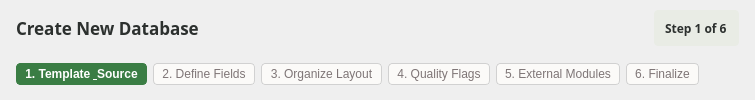
    <widget class="QFrame" name="frame_header">
     <property name="styleSheet">
      <string notr="true">
       QFrame#frame_header {
         background-color: #f2f5f1;
         border-bottom: 1px solid #d1d1d1;
       }
      </string>
     </property>
     <layout class="QVBoxLayout" name="header_layout">
      <property name="spacing">
       <number>8</number>
      </property>
      <property name="leftMargin">
       <number>16</number>
      </property>
      <property name="topMargin">
       <number>10</number>
      </property>
      <property name="rightMargin">
       <number>16</number>
      </property>
      <property name="bottomMargin">
       <number>10</number>
      </property>
      <!-- Title Row -->
      <item>
       <layout class="QHBoxLayout" name="title_row">
        <item>
         <widget class="QLabel" name="lbl_wizard_title">
          <property name="font">
           <font>
            <family>Lora</family>
            <pointsize>13</pointsize>
            <bold>true</bold>
           </font>
          </property>
          <property name="styleSheet">
           <string notr="true">color: #2c302e; border: none;</string>
          </property>
          <property name="text">
           <string>Create New Database</string>
          </property>
         </widget>
        </item>
        <item>
         <spacer name="spacer_title_row">
          <property name="orientation">
           <enum>Qt::Horizontal</enum>
          </property>
          <property name="sizeHint" stdset="0">
           <size>
            <width>40</width>
            <height>20</height>
           </size>
          </property>
         </spacer>
        </item>
        <item>
         <widget class="QLabel" name="lbl_step_indicator">
          <property name="font">
           <font>
            <family>Hanken Grotesk</family>
            <pointsize>9</pointsize>
            <bold>true</bold>
           </font>
          </property>
          <property name="styleSheet">
           <string notr="true">
            background-color: #e9ece5;
            color: #2c302e;
            border-radius: 4px;
            padding: 3px 8px;
           </string>
          </property>
          <property name="text">
           <string>Step 1 of 6</string>
          </property>
         </widget>
        </item>
       </layout>
      </item>
      <!-- Stepper Nodes Row -->
      <item>
       <widget class="QFrame" name="frame_stepper">
        <property name="styleSheet">
         <string notr="true">background: transparent; border: none;</string>
        </property>
        <layout class="QHBoxLayout" name="stepper_layout">
         <property name="spacing">
          <number>6</number>
         </property>
         <property name="leftMargin">
          <number>0</number>
         </property>
         <property name="topMargin">
          <number>4</number>
         </property>
         <property name="rightMargin">
          <number>0</number>
         </property>
         <property name="bottomMargin">
          <number>0</number>
         </property>
         <item>
          <widget class="QPushButton" name="btn_step_1">
           <property name="cursor">
            <cursorShape>PointingHandCursor</cursorShape>
           </property>
           <property name="styleSheet">
            <string notr="true">
             QPushButton {
               background-color: #3a7d44;
               color: #ffffff;
               border: 1px solid #3a7d44;
               border-radius: 4px;
               padding: 3px 8px;
               font-weight: bold;
             }
            </string>
           </property>
           <property name="text">
            <string>1. Template &amp; Source</string>
           </property>
          </widget>
         </item>
         <item>
          <widget class="QPushButton" name="btn_step_2">
           <property name="cursor">
            <cursorShape>PointingHandCursor</cursorShape>
           </property>
           <property name="styleSheet">
            <string notr="true">
             QPushButton {
               background-color: #fbfaf8;
               color: #7e7576;
               border: 1px solid #d1d1d1;
               border-radius: 4px;
               padding: 3px 8px;
             }
            </string>
           </property>
           <property name="text">
            <string>2. Define Fields</string>
           </property>
          </widget>
         </item>
         <item>
          <widget class="QPushButton" name="btn_step_3">
           <property name="cursor">
            <cursorShape>PointingHandCursor</cursorShape>
           </property>
           <property name="styleSheet">
            <string notr="true">
             QPushButton {
               background-color: #fbfaf8;
               color: #7e7576;
               border: 1px solid #d1d1d1;
               border-radius: 4px;
               padding: 3px 8px;
             }
            </string>
           </property>
           <property name="text">
            <string>3. Organize Layout</string>
           </property>
          </widget>
         </item>
         <item>
          <widget class="QPushButton" name="btn_step_4">
           <property name="cursor">
            <cursorShape>PointingHandCursor</cursorShape>
           </property>
           <property name="styleSheet">
            <string notr="true">
             QPushButton {
               background-color: #fbfaf8;
               color: #7e7576;
               border: 1px solid #d1d1d1;
               border-radius: 4px;
               padding: 3px 8px;
             }
            </string>
           </property>
           <property name="text">
            <string>4. Quality Flags</string>
           </property>
          </widget>
         </item>
         <item>
          <widget class="QPushButton" name="btn_step_5">
           <property name="cursor">
            <cursorShape>PointingHandCursor</cursorShape>
           </property>
           <property name="styleSheet">
            <string notr="true">
             QPushButton {
               background-color: #fbfaf8;
               color: #7e7576;
               border: 1px solid #d1d1d1;
               border-radius: 4px;
               padding: 3px 8px;
             }
            </string>
           </property>
           <property name="text">
            <string>5. External Modules</string>
           </property>
          </widget>
         </item>
         <item>
          <widget class="QPushButton" name="btn_step_6">
           <property name="cursor">
            <cursorShape>PointingHandCursor</cursorShape>
           </property>
           <property name="styleSheet">
            <string notr="true">
             QPushButton {
               background-color: #fbfaf8;
               color: #7e7576;
               border: 1px solid #d1d1d1;
               border-radius: 4px;
               padding: 3px 8px;
             }
            </string>
           </property>
           <property name="text">
            <string>6. Finalize</string>
           </property>
          </widget>
         </item>
         <item>
          <spacer name="spacer_stepper">
           <property name="orientation">
            <enum>Qt::Horizontal</enum>
           </property>
           <property name="sizeHint" stdset="0">
            <size>
             <width>40</width>
             <height>20</height>
            </size>
           </property>
          </spacer>
         </item>
        </layout>
       </widget>
      </item>
     </layout>
    </widget>
